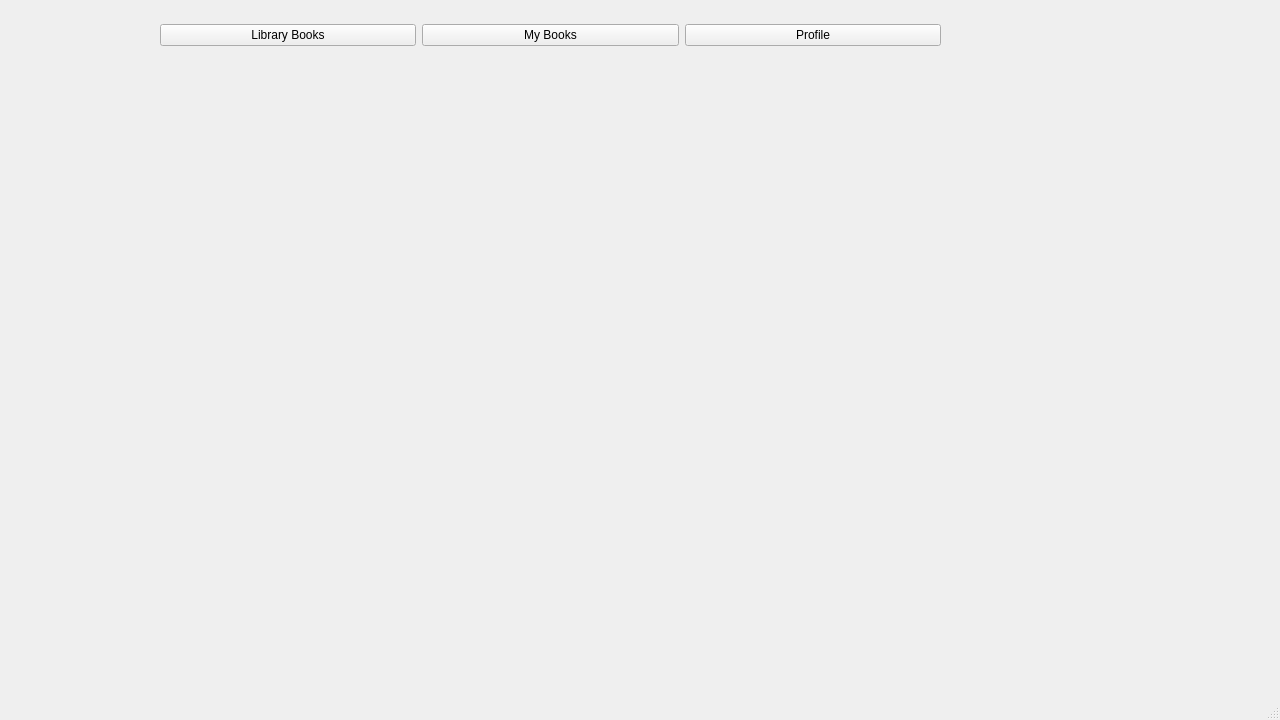
<?xml version="1.0" encoding="UTF-8"?>
<ui version="4.0">
 <class>AppWindow</class>
 <widget class="QMainWindow" name="AppWindow">
  <property name="geometry">
   <rect>
    <x>0</x>
    <y>0</y>
    <width>1280</width>
    <height>720</height>
   </rect>
  </property>
  <property name="windowTitle">
   <string>MainWindow</string>
  </property>
  <widget class="QWidget" name="centralwidget">
   <widget class="QWidget" name="gridLayoutWidget">
    <property name="geometry">
     <rect>
      <x>160</x>
      <y>10</y>
      <width>781</width>
      <height>51</height>
     </rect>
    </property>
    <layout class="QGridLayout" name="gridLayout">
     <item row="0" column="0">
      <widget class="QPushButton" name="pushButton">
       <property name="text">
        <string>Library Books</string>
       </property>
      </widget>
     </item>
     <item row="0" column="1">
      <widget class="QPushButton" name="pushButton_3">
       <property name="text">
        <string>My Books</string>
       </property>
      </widget>
     </item>
     <item row="0" column="2">
      <widget class="QPushButton" name="pushButton_2">
       <property name="text">
        <string>Profile</string>
       </property>
      </widget>
     </item>
    </layout>
   </widget>
  </widget>
  <widget class="QMenuBar" name="menubar">
   <property name="geometry">
    <rect>
     <x>0</x>
     <y>0</y>
     <width>1280</width>
     <height>22</height>
    </rect>
   </property>
  </widget>
  <widget class="QStatusBar" name="statusbar"/>
 </widget>
 <resources/>
 <connections/>
</ui>
